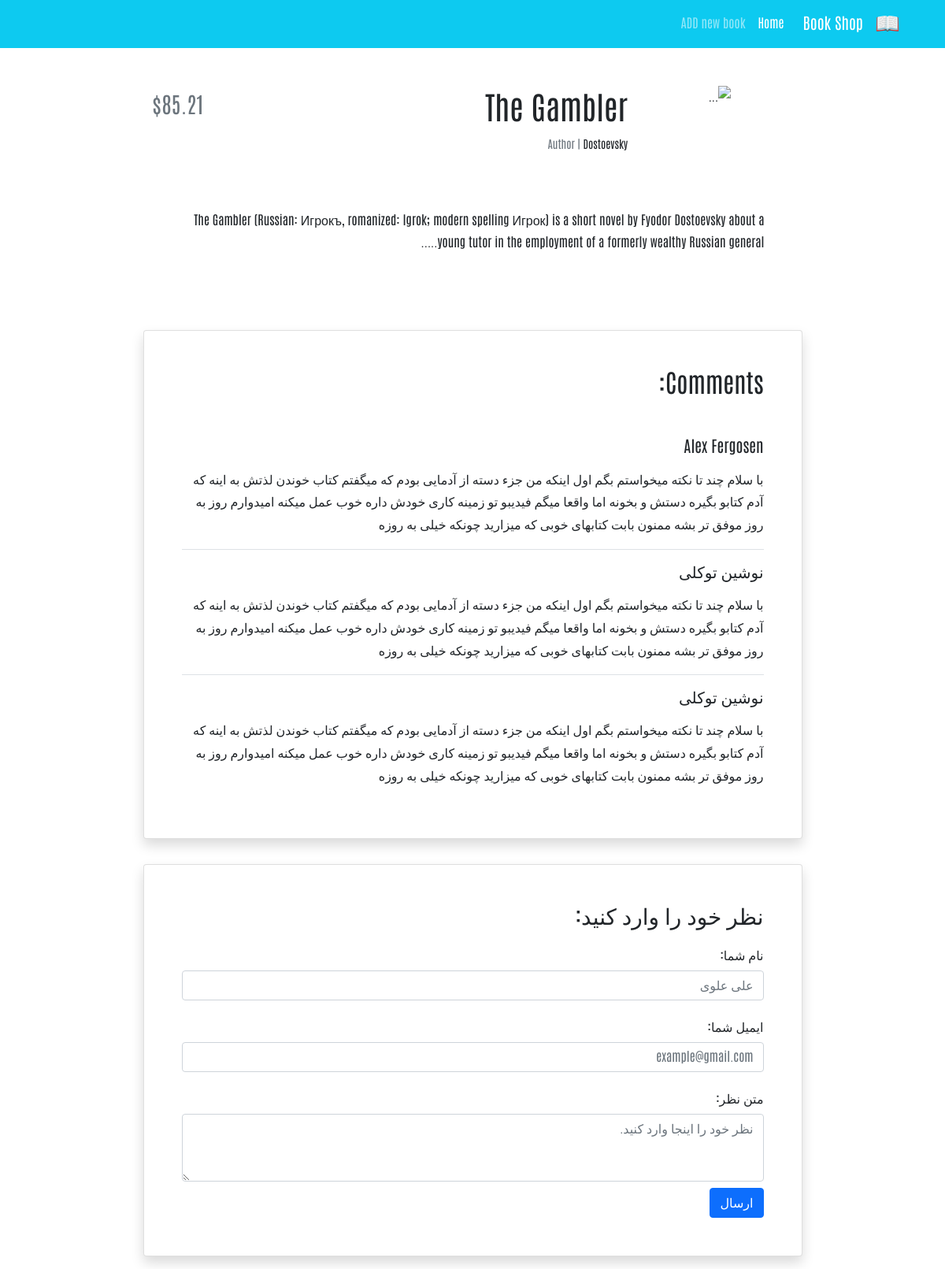
The app's page /books/3/, older data.
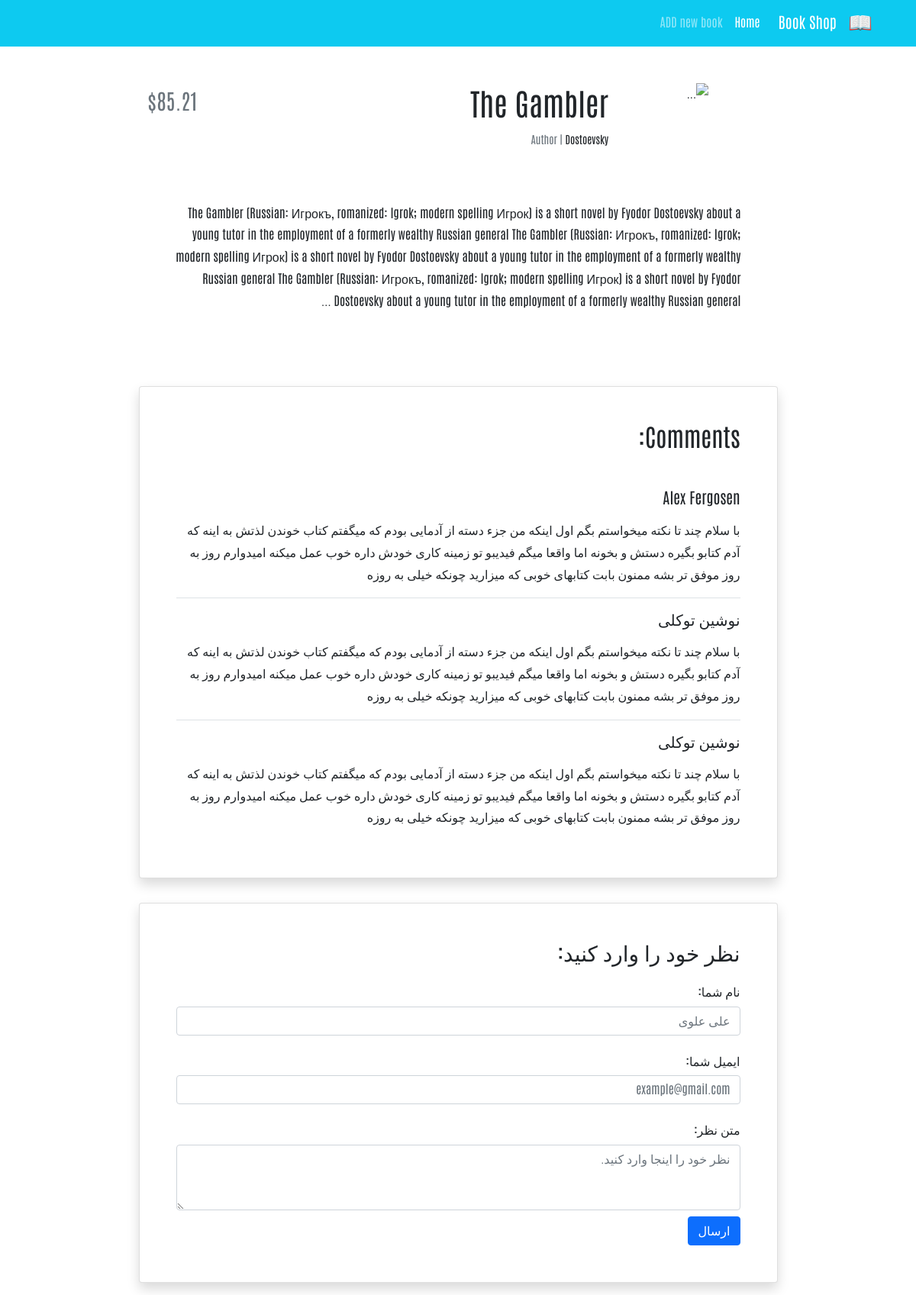
The same page, newer data.
### books/models.py (models this page shows, shortened)
class Book(models.Model):
    title = models.CharField(max_length=200)
    author = models.CharField(max_length=200)
    description = models.TextField()
    price = models.DecimalField(max_digits=5, decimal_places=2)

### books/views.py (the view)
# urls.py: path('<int:pk>/', BookDetailView.as_view(), name='book_detail'),
class BookDetailView(generic.DetailView):
    model = Book
    template_name = 'books/book_detail.html'

### books/templates/books/book_detail.html (shortened to what this page needs)
{% extends '_base.html' %}
{% block content %}
    <div class="container mt-5" dir="rtl">
        <div class="">
            <div class="">
                <div class="d-flex justify-content-center">
                    <div class="row w-sm-75 w-100">
                        <div class="col-xs-12 col-md-3 d-flex justify-content-center">
                            <div>
                                <img src="https://miro.medium.com/v2/resize:fit:640/format:webp/1*_oGNO3yGQpp4_n6-Fjx-Gg@2x.jpeg"
                                     class="img-fluid rounded-start" alt="...">
                            </div>
                        </div>
                        <div class="col-xs-12 col-md-6 text-center text-md-end mt-md-1 mt-4">
                            <h1>{{ book.title}}</h1>
                            <h5 class="small my-1"><span class="text-muted">Author | </span>{{ book.author}}</h5>
                        </div>
                        <div class="col-xs-12 col-md-3 d-flex flex-column">
                            <h3 class="align-self-center pt-2 text-muted align-self-md-end">
                                ${{book.price}}
                            </h3>
                        </div>
                    </div>
                </div>
                <div class="d-flex justify-content-center">
                    <div class="my-3 p-5 w-sm-75 w-100">
                        {{ book.description|linebreaks}}
                    </div>
                </div>
                <div class="d-flex justify-content-center">
                    <div class="card shadow my-3 p-5 w-sm-75 w-100">
                        <h2 class="mb-5">Comments:</h2>
                        <div class="border-bottom mb-3">
                            <h5 class="mb-3">Alex Fergosen</h5>
                            <p>با سلام چند تا نکته میخواستم بگم اول اینکه من جزء دسته از آدمایی بودم که میگفتم کتاب
                                خوندن لذتش
                                به اینه که آدم کتابو بگیره دستش و بخونه اما واقعا میگم فیدیبو تو زمینه کاری خودش داره
                                خوب عمل
                                میکنه امیدوارم روز به روز موفق تر بشه ممنون بابت کتابهای خوبی که میزارید چونکه خیلی به
                                روزه</p>
                        </div>
                        <div class="border-bottom mb-3">
                            <h5 class="mb-3">نوشین توکلی</h5>
                            <p>با سلام چند تا نکته میخواستم بگم اول اینکه من جزء دسته از آدمایی بودم که میگفتم کتاب
                                خوندن لذتش
                                به اینه که آدم کتابو بگیره دستش و بخونه اما واقعا میگم فیدیبو تو زمینه کاری خودش داره
                                خوب عمل
                                میکنه امیدوارم روز به روز موفق تر بشه ممنون بابت کتابهای خوبی که میزارید چونکه خیلی به
                                روزه</p>
                        </div>
                        <div>
                            <h5 class="mb-3">نوشین توکلی</h5>
                            <p>با سلام چند تا نکته میخواستم بگم اول اینکه من جزء دسته از آدمایی بودم که میگفتم کتاب
                                خوندن لذتش
                                به اینه که آدم کتابو بگیره دستش و بخونه اما واقعا میگم فیدیبو تو زمینه کاری خودش داره
                                خوب عمل
                                میکنه امیدوارم روز به روز موفق تر بشه ممنون بابت کتابهای خوبی که میزارید چونکه خیلی به
                                روزه</p>
                        </div>
                    </div>
                </div>
                <div class="d-flex justify-content-center">
                    <div class="card shadow my-3 p-5 w-sm-75 w-100">
                        <h3>نظر خود را وارد کنید:</h3>
                        <form method="POST">
                            <div class="form-group py-2">
                                <label class="py-1" for="author_name">نام شما:</label>
                                <input type="text" class="form-control" placeholder="علی علوی" name="author_name">
                            </div>
                            <div class="form-group py-2">
                                <label class="py-1" for="email">ایمیل شما:</label>
                                <input type="email" class="form-control" placeholder="example@gmail.com" name="email">
                            </div>
                            <div class="form-group py-2">
                                <label class="py-1" for="comment_text">متن نظر:</label>
                                <textarea class="form-control" name="text" rows="3"
                                          placeholder="نظر خود را اینجا وارد کنید."></textarea>
                            </div>
                            <button type="submit" class="btn btn-primary">ارسال</button>
                        </form>
                    </div>
                </div>
            </div>
        </div>
    </div>
{% endblock %}

### templates/_base.html (shortened to what this page needs)
{% load static %}
<!doctype html>
<html lang="en">
<head>
    <link href="https://cdn.jsdelivr.net/npm/bootstrap@5.1.3/dist/css/bootstrap.min.css" rel="stylesheet"
>
    <link rel="stylesheet" href="{% static 'css/style.css' %}">
</head>
<body>
<nav class="navbar navbar-expand-lg navbar-dark bg-info" dir="rtl">
    <div class="container">
        <a class="navbar-brand" href="#">
            <img src="icons/book.png" alt="" height="30"
                 class="d-inline-block align-text-top">
        </a>
        <a class="navbar-brand mx-3" href="#">Book Shop </a>
        <div class="collapse navbar-collapse" id="navbarNavAltMarkup">
            <div class="navbar-nav">
                <a class="nav-link active" aria-current="page" href="{% url 'book_list' %}">Home</a>
                <a class="nav-link" href="{% url 'book_create' %}">ADD new book</a>
            </div>
        </div>
    </div>
</nav>
{% block content %}
{% endblock %}
</body>
</html>

### static/css/style.css (style rules this page uses)
* { font-family: 'Antonio', sans-serif; line-height: 1.8rem; }
@media (min-width: 576px) { .w-sm-75 { width: 75%!important; } }

Row changes from the older to the newer data that the page shows:
changed Book "The Gambler": description "…a formerly wealthy Russian general....." → "…a formerly wealthy Russian general The Gambler (Russian: Игрокъ, romanized: Igrok; modern spelling Игрок) is a short novel by Fyodor Dostoevsky about a young tutor in the employment of a formerly wealthy Russian general The Gambler (Russian: Игрокъ, romanized: Igrok; modern spelling Игрок) is a short novel by Fyodor Dostoevsky about a young tutor in the employment of a formerly wealthy Russian general ..."
